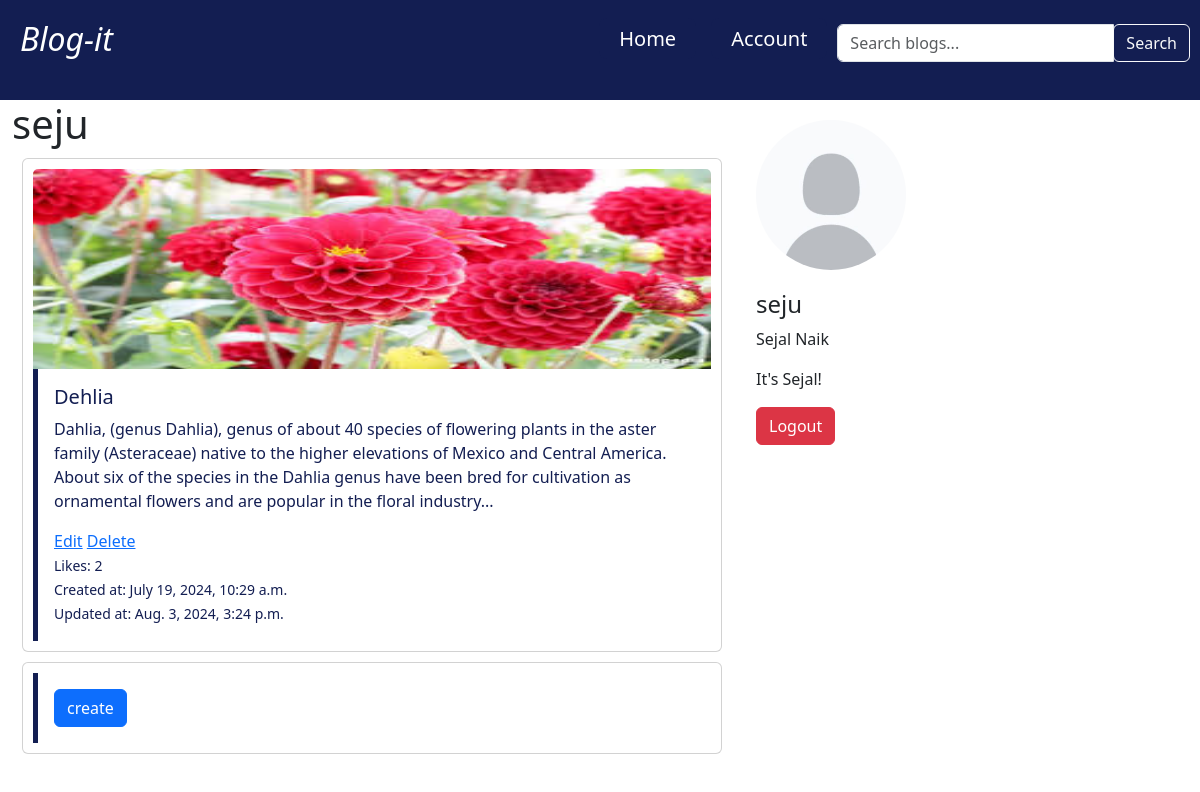
/user/ (signed in), run on the app's committed database.
### account/models.py (models this page shows, shortened)
class CustomUser(AbstractBaseUser, PermissionsMixin):
    email = models.EmailField(unique=True)
    username = models.CharField(max_length=150, unique=True)
    first_name = models.CharField(max_length=150, blank=True)
    last_name = models.CharField(max_length=150, blank=True)
    bio = models.TextField(blank=True)
    pfp = models.ImageField(upload_to='accounts/',default='accounts/default.jpg',null=True,blank=True)
    is_staff = models.BooleanField(default=False)
    is_active = models.BooleanField(default=True)
    objects = CustomUserManager()
    USERNAME_FIELD = 'username'
    REQUIRED_FIELDS = ['password']

### blog/models.py (models this page shows, shortened)
class Blog(models.Model):
    title = models.CharField(max_length=255)
    description = models.TextField()
    image = models.ImageField(upload_to='blogs/')
    author = models.ForeignKey(CustomUser, on_delete=models.CASCADE, related_name='blogs')
    likes = models.ManyToManyField(CustomUser, related_name='liked_blogs', blank=True)
    likes_count = models.PositiveIntegerField(default=0)
    created_at = models.DateTimeField(auto_now_add=True)
    updated_at = models.DateTimeField(auto_now=True)
    def short_description(self):
        words = self.description.split()
        if len(words) > 50:
            return ' '.join(words[:50]) + '...'
        else:
            return self.description

### account/views.py (the view)
# urls.py: path('user/', views.user_view, name='user'),
def user_view(request):
    user_blogs = Blog.objects.filter(author=request.user)
    context = {
        'user': request.user,
        'user_blogs': user_blogs,
    }
    return render(request, 'user.html', context)

### template/user.html (shortened to what this page needs)
<!DOCTYPE html>
{% load static %}
<html lang="en">
<head>
    <link rel="stylesheet" href="{% static 'css/blg.css' %}">
    <link rel="stylesheet" href="https://cdnjs.cloudflare.com/ajax/libs/font-awesome/6.5.2/css/all.min.css">
    <link href="https://cdn.jsdelivr.net/npm/bootstrap@5.3.3/dist/css/bootstrap.min.css" rel="stylesheet">
</head>
<body>
    <div class="header_b">
            <nav class="navbar justify-content-between">
              <h2><i>Blog-it</i></h2>
              <div class="nav_items d-flex justify-content-between">
                  <div>
                  <a href="{% url 'homepage' %}">Home</a>
                  <a href="{% url 'home' %}">Account</a>
                  </div>
              <form method="get" action="{% url 'search_blogs' %}">
                  <div class="input-group" style="margin: 0px 10px;">
                      <input type="text" name="q" class="form-control" placeholder="Search blogs...">
                      <div class="input-group-append">
                        <button class="btn btn-outline-light" type="submit">Search</button>
                      </div>
                  </div>
              </form>
            </nav>
      </div>
    <div class="container row">
        <div class="col-8">
            <h1>{{ user.username }}</h1>
            {% if user_blogs %}
            {% for blog in user_blogs %}
            <div class="card">
                <a href="{% url 'blog_detail' blog.pk %}">
                    <img src="{{ blog.image.url }}" alt="{{ blog.title }}" class="card-img-top">
                </a>
                <div class="card-body">
                    <h5 class="card-title">{{ blog.title }}</h5>
                    <p class="card-text">{{ blog.short_description }}</p>
                    <a href="{% url 'edit_blog' blog.pk %}">Edit</a>
                    <a href="{% url 'delete_blog' blog.pk %}">Delete</a> <br>
                    <small class="card-text">Likes: {{ blog.likes_count }}</small> <br>
                    <small class="card-text">Created at: {{ blog.created_at }}</small> <br>
                    <small class="card-text">Updated at: {{ blog.updated_at }}</small>
                </div>
            </div>
            {% endfor %}
            <div class="card">
                <div class="card-body">
                <a href="{% url 'create_blog' %}"><button class="btn btn-primary">create</button></a>
                </div>
            </div>
        {% else %}
            <div class="card">
                <div class="card-body">
                <a href="{% url 'create_blog' %}"><button class="btn btn-primary">create</button></a>
                </div>
            </div>
        {% endif %}
        </div>
        <div class="col-4">
                <div>
                <img class="image-fluid  rounded-circle" src="{{ user.pfp.url }}" alt="Profile Picture" style="height: 150px; width: 150px; margin: 20px 0px;">
                <h4>{{ user.username }}</h4>
                <p>{{ user.first_name }} {{ user.last_name }}</p>
                <p>{{ user.bio }}</p>
                </div>
                <form method="post" action="{% url 'logout' %}" style="margin: 10px 0px;">
                    <button type="submit" class="btn btn-danger">Logout</button>
                </form>
        </div>
    </div>
</body>
</html>

### static/css/blg.css (style rules this page uses)
* { margin: 0; padding: 0; box-sizing: border-box; }
body { font-family: Arial; padding: 0; }
.header_b { width:100%; height:100px; background-color: #131e52; color: #fff; }
.header_b nav { display: flex; align-items: center; justify-content:space-between; padding: 20px; font-size: 20px; }
.header_b nav a { background: #131e52; color: #fff; padding: 7px 20px; border-radius: 8px; margin-left: 10px; cursor:pointer; text-decoration: none; }
.card { padding: 10px; margin: 10px; }
.card-body { border-left:5px solid #131e52; }
.card .card-img-top { height: 200px; }
.card .card-title { color: #131e52; }
.card .card-text { color: #131e52; }
.row:after { content: ""; display: table; clear: both; }

### data on the page
CustomUser: username "seju", pfp (placeholder picture), first_name "Sejal", last_name "Naik", bio "It's Sejal!"
Blog: image (picture), title "Dehlia", short_description "Dahlia, (genus Dahlia), genus of about 40 species of flowering plants in the aster family (Asteraceae) native to the higher elevations of Mexico and Central America. About six of the species in the Dahlia genus have been bred for cultivation as ornamental flowers and are popular in the floral industry...", likes_count "2", created_at "July 19, 2024, 10:29 a.m.", updated_at "Aug. 3, 2024, 3:24 p.m."
